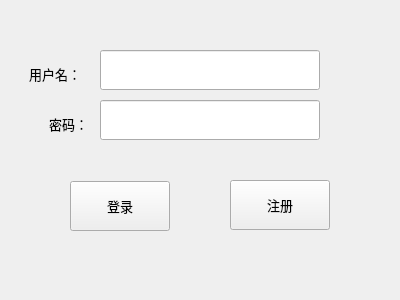
<?xml version="1.0" encoding="UTF-8"?>
<ui version="4.0">
 <class>Login</class>
 <widget class="QWidget" name="Login">
  <property name="geometry">
   <rect>
    <x>0</x>
    <y>0</y>
    <width>400</width>
    <height>300</height>
   </rect>
  </property>
  <property name="windowTitle">
   <string>Form</string>
  </property>
  <widget class="QLineEdit" name="usernameLineEdit">
   <property name="enabled">
    <bool>true</bool>
   </property>
   <property name="geometry">
    <rect>
     <x>100</x>
     <y>50</y>
     <width>220</width>
     <height>40</height>
    </rect>
   </property>
   <property name="font">
    <font>
     <family>微软雅黑</family>
    </font>
   </property>
   <property name="text">
    <string/>
   </property>
   <property name="frame">
    <bool>true</bool>
   </property>
  </widget>
  <widget class="QLabel" name="label_6">
   <property name="geometry">
    <rect>
     <x>49</x>
     <y>109</y>
     <width>51</width>
     <height>30</height>
    </rect>
   </property>
   <property name="font">
    <font>
     <pointsize>10</pointsize>
    </font>
   </property>
   <property name="text">
    <string>密码：</string>
   </property>
  </widget>
  <widget class="QPushButton" name="loginButton">
   <property name="geometry">
    <rect>
     <x>70</x>
     <y>181</y>
     <width>100</width>
     <height>50</height>
    </rect>
   </property>
   <property name="font">
    <font>
     <pointsize>10</pointsize>
    </font>
   </property>
   <property name="text">
    <string>登录</string>
   </property>
  </widget>
  <widget class="QLabel" name="label_8">
   <property name="geometry">
    <rect>
     <x>29</x>
     <y>59</y>
     <width>71</width>
     <height>30</height>
    </rect>
   </property>
   <property name="font">
    <font>
     <pointsize>10</pointsize>
    </font>
   </property>
   <property name="text">
    <string>用户名：</string>
   </property>
  </widget>
  <widget class="QLineEdit" name="passwordLineEdit">
   <property name="enabled">
    <bool>true</bool>
   </property>
   <property name="geometry">
    <rect>
     <x>100</x>
     <y>100</y>
     <width>220</width>
     <height>40</height>
    </rect>
   </property>
   <property name="font">
    <font>
     <family>微软雅黑</family>
    </font>
   </property>
   <property name="text">
    <string/>
   </property>
   <property name="frame">
    <bool>true</bool>
   </property>
  </widget>
  <widget class="QPushButton" name="logonButton">
   <property name="geometry">
    <rect>
     <x>230</x>
     <y>180</y>
     <width>100</width>
     <height>50</height>
    </rect>
   </property>
   <property name="font">
    <font>
     <pointsize>10</pointsize>
    </font>
   </property>
   <property name="text">
    <string>注册</string>
   </property>
  </widget>
 </widget>
 <tabstops>
  <tabstop>usernameLineEdit</tabstop>
  <tabstop>passwordLineEdit</tabstop>
  <tabstop>loginButton</tabstop>
  <tabstop>logonButton</tabstop>
 </tabstops>
 <resources/>
 <connections/>
</ui>
